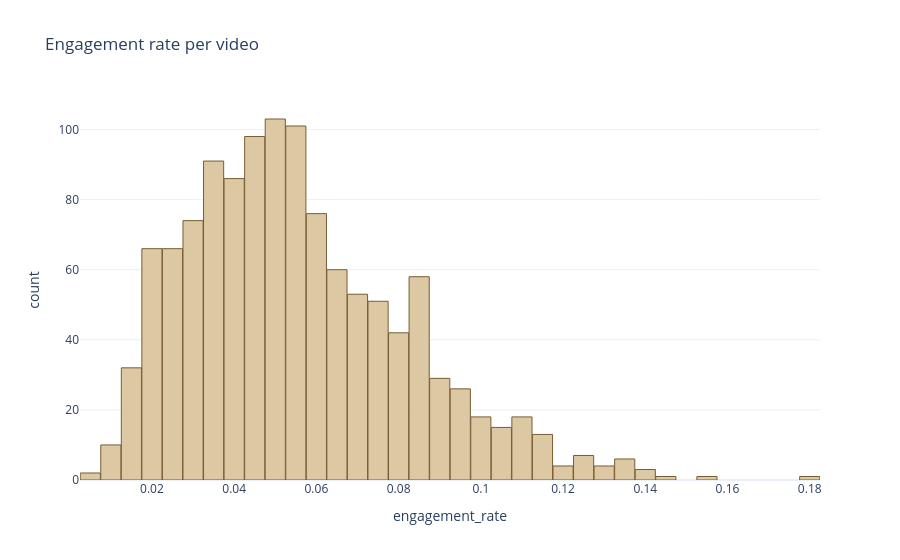

The code cell stored with this chart in its notebook:
### Code cell
fig = px.histogram(
    df, x='engagement_rate',
    nbins=80,
    title= 'Engagement rate per video'
    )

fig.update_yaxes()

fig.show()

### Figure 1 — Plotly figure (JSON) as saved in the notebook; plotly's stock layout.template omitted (floating-point values rounded to 4 significant figures; data arrays with more than 128 entries replaced by an {"elided": "..."} marker saying what was removed)
{"data": [{"bingroup": "x", "hovertemplate": "engagement_rate=%{x}<br>count=%{y}<extra></extra>", "legendgroup": "", "marker": {"color": "#DCC8A2", "pattern": {"shape": ""}}, "name": "", "nbinsx": 80, "orientation": "v", "showlegend": false, "type": "histogram", "x": {"elided": "1215 float values"}, "xaxis": "x", "yaxis": "y"}], "layout": {"barmode": "relative", "legend": {"tracegroupgap": 0}, "title": {"text": "Engagement rate per video"}, "xaxis": {"anchor": "y", "domain": [0, 1], "title": {"text": "engagement_rate"}}, "yaxis": {"anchor": "x", "domain": [0, 1], "title": {"text": "count"}}}}
